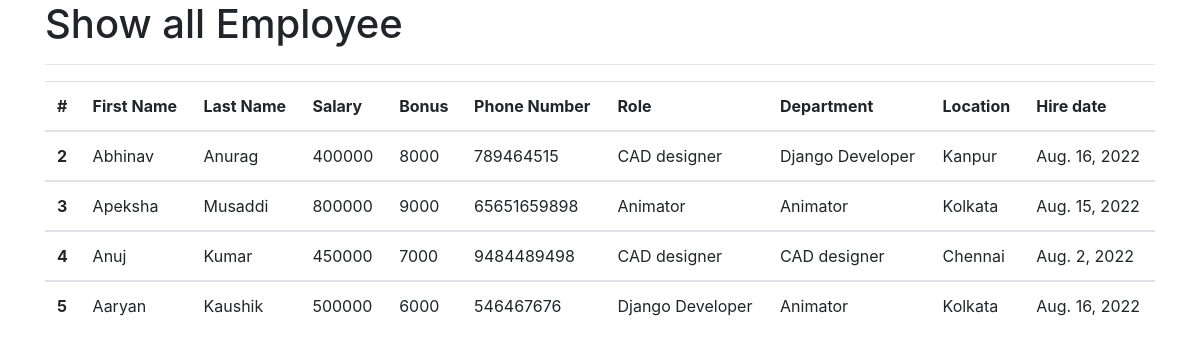
The app's page /all_emp with its own data.
### emp_app/models.py (models this page shows, shortened)
class Employee(models.Model):
    first_name = models.CharField(max_length=100,null=False)
    last_name = models.CharField(max_length=100)
    dept=models.ForeignKey(Department,on_delete=models.CASCADE)
    salary=models.IntegerField(default=0)
    bonus = models.IntegerField(default=0)
    role=models.ForeignKey(Role,on_delete=models.CASCADE)
    phone=models.IntegerField(default=0)
    hire_date=models.DateField()

class Role(models.Model):
    name=models.CharField(max_length=100,null=False)

class Department(models.Model):
    name=models.CharField(max_length=100,null=False)
    location=models.CharField(max_length=100)

### emp_app/views.py (the view)
# urls.py: path("all_emp",views.all_emp,name='all_emp'),
def all_emp(request):
    emps = Employee.objects.all()
    context = {
        'emps': emps
    }
    return render(request,'all_emp.html',context)

### emp_app/templates/all_emp.html (shortened to what this page needs)
<!doctype html>
<html lang="en">
  <head>
    <link rel="stylesheet" href="https://cdn.jsdelivr.net/npm/bootstrap@4.3.1/dist/css/bootstrap.min.css">
  </head>
  <body>
      <div class="container">
      <h1>Show all Employee</h1>
          <hr>
          <table class="table">
  <thead>
    <tr>
      <th scope="col">#</th>
      <th scope="col">First Name</th>
      <th scope="col">Last Name</th>
      <th scope="col">Salary</th>
      <th scope="col">Bonus</th>
      <th scope="col">Phone Number</th>
      <th scope="col">Role</th>
      <th scope="col">Department</th>
      <th scope="col">Location</th>
      <th scope="col">Hire date</th>
    </tr>
  </thead>
         {% for emp in emps %}
  <tbody>
    <tr>
      <th scope="row">{{emp.id}}</th>
      <td>{{emp.first_name}}</td>
      <td>{{emp.last_name}}</td>
      <td>{{emp.salary}}</td>
      <td>{{emp.bonus}}</td>
      <td>{{emp.phone}}</td>
      <td>{{emp.role.name}}</td>
      <td>{{emp.dept.name}}</td>
      <td>{{emp.dept.location}}</td>
      <td>{{emp.hire_date}}</td>
    </tr>
  </tbody>
         {% endfor %}
</table>
      </div>
  </body>
</html>

### records on screen
Employee: id "2", first_name "Abhinav", last_name "Anurag", salary "400000", bonus "8000", phone "789464515", role.name "CAD designer", dept.name "Django Developer", dept.location "Kanpur", hire_date "Aug. 16, 2022"
Employee: id "3", first_name "Apeksha", last_name "Musaddi", salary "800000", bonus "9000", phone "65651659898", role.name "Animator", dept.name "Animator", dept.location "Kolkata", hire_date "Aug. 15, 2022"
Employee: id "4", first_name "Anuj", last_name "Kumar", salary "450000", bonus "7000", phone "9484489498", role.name "CAD designer", dept.name "CAD designer", dept.location "Chennai", hire_date "Aug. 2, 2022"
Employee: id "5", first_name "Aaryan", last_name "Kaushik", salary "500000", bonus "6000", phone "546467676", role.name "Django Developer", dept.name "Animator", dept.location "Kolkata", hire_date "Aug. 16, 2022"
